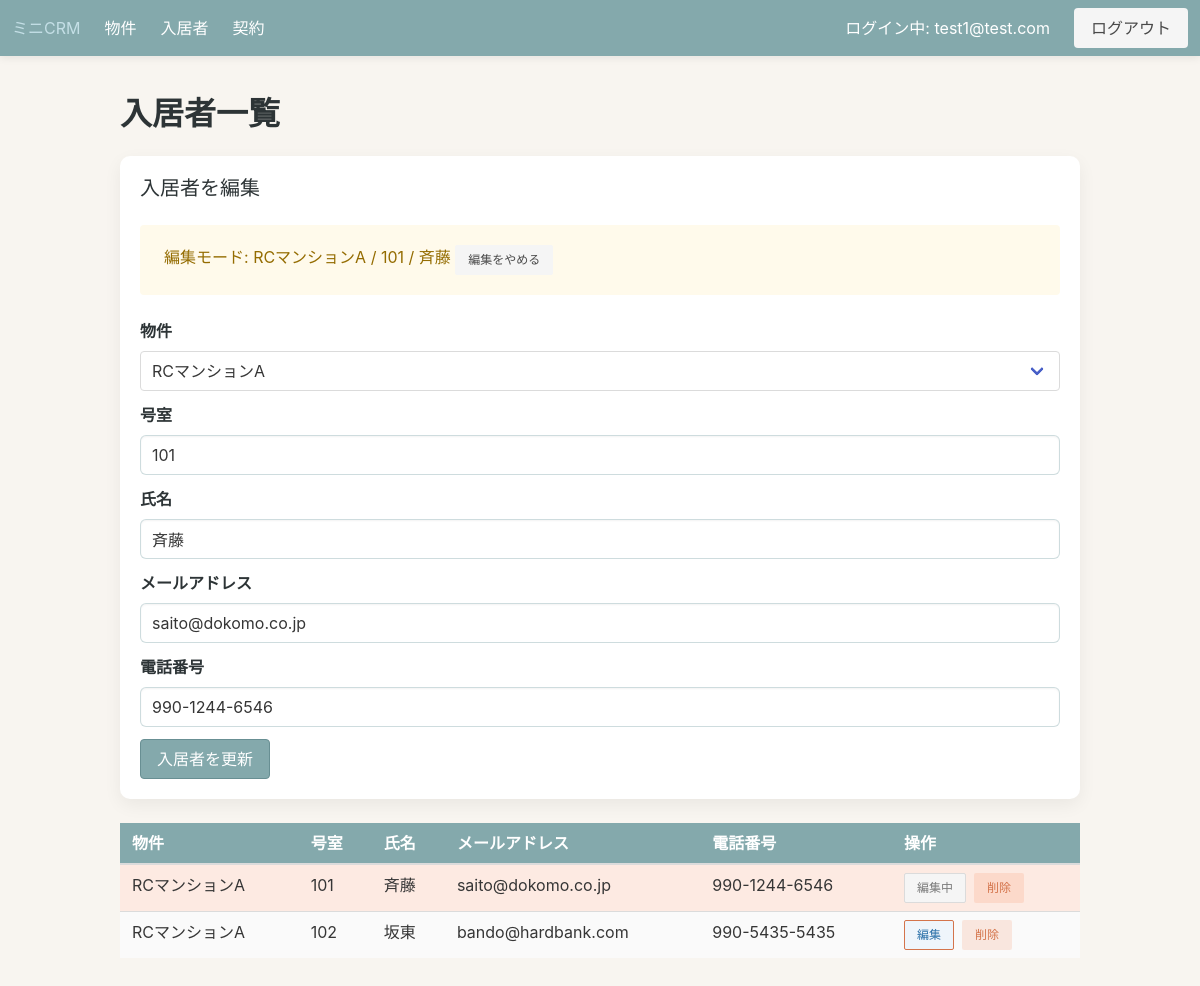
Screenshot of /tenants?property_id=3&tenant_id=5 (signed in) with the database file from the repository.
### app/models.py (models this page shows, shortened)
class TimestampMixin:
    created_at = db.Column(db.DateTime, server_default=db.func.now())
    updated_at = db.Column(
        db.DateTime,
        server_default=db.func.now(),
        onupdate=db.func.now(),
    )

class User(UserMixin, TimestampMixin, db.Model):
    id = db.Column(db.Integer, primary_key=True)
    email = db.Column(db.String(255), unique=True, nullable=False, index=True)
    password_hash = db.Column(db.String(255), nullable=False)
    role = db.Column(db.String(50), default="member", nullable=False)

class Property(TimestampMixin, db.Model):
    id = db.Column(db.Integer, primary_key=True)
    name = db.Column(db.String(120), nullable=False)
    address = db.Column(db.String(255), nullable=False)
    note = db.Column(db.Text, nullable=True)
    leases = db.relationship("Lease", back_populates="property", cascade="all, delete-orphan")
    tenants = db.relationship("Tenant", back_populates="property", cascade="all, delete-orphan")

class Tenant(TimestampMixin, db.Model):
    id = db.Column(db.Integer, primary_key=True)
    name = db.Column(db.String(120), nullable=False)
    email = db.Column(db.String(255), nullable=False)
    phone = db.Column(db.String(50), nullable=True)
    property_id = db.Column(db.Integer, db.ForeignKey("property.id"), nullable=True)
    unit_number = db.Column(db.String(50), nullable=True)
    leases = db.relationship("Lease", back_populates="tenant", cascade="all, delete-orphan")
    property = db.relationship("Property", back_populates="tenants")

### app/blueprints/core/routes.py (the view, shortened to what this page needs)
@core_bp.route("/tenants", methods=["GET", "POST"])
@login_required
def tenants():
    form = TenantForm()
    properties = Property.query.order_by(Property.name).all()
    property_choices = [(prop.id, prop.name) for prop in properties]
    form.property_id.choices = property_choices
    if not properties:
        flash("先に物件を登録してください。", "warning")
    property_ids = [choice[0] for choice in property_choices]
    selected_property_id = form.property_id.data if form.property_id.data in property_ids else None
    if selected_property_id is None:
        selected_property_id = request.args.get("property_id", type=int)
        if property_ids:
            if selected_property_id not in property_ids:
                selected_property_id = property_ids[0]
        else:
            selected_property_id = None
    edit_tenant_id = request.args.get("tenant_id", type=int)
    if edit_tenant_id is None:
        tenant_id_raw = (form.tenant_id.data or "").strip()
        if tenant_id_raw.isdigit():
            edit_tenant_id = int(tenant_id_raw)
    editing_tenant = None
    if edit_tenant_id:
        editing_tenant = Tenant.query.get(edit_tenant_id)
        if editing_tenant:
            selected_property_id = editing_tenant.property_id
            form.tenant_id.data = str(edit_tenant_id)
            if request.method == "GET":
                form.property_id.data = editing_tenant.property_id
                form.unit_number.data = editing_tenant.unit_number or ""
                form.name.data = editing_tenant.name
                form.email.data = editing_tenant.email or ""
                form.phone.data = editing_tenant.phone or ""
        else:
            form.tenant_id.data = ""
    form.submit.label.text = "入居者を更新" if editing_tenant else "入居者を保存"
    if request.method == "GET" and selected_property_id is not None:
        form.property_id.data = selected_property_id
    tenants_query = (
        Tenant.query.options(joinedload(Tenant.property))
        .outerjoin(Property)
        .order_by(Property.name.asc(), Tenant.unit_number.asc(), Tenant.name.asc())
    )
    if selected_property_id is not None:
        tenants_query = tenants_query.filter(Tenant.property_id == selected_property_id)
    tenants_list = tenants_query.all()
    delete_forms = {}
    for tenant in tenants_list:
        delete_instance = DeleteTenantForm()
        delete_instance.tenant_id.data = tenant.id
        delete_forms[tenant.id] = delete_instance
    return render_template(
        "core/tenants_list.html",
        tenants=tenants_list,
        form=form,
        selected_property_id=selected_property_id,
        delete_forms=delete_forms,
        editing_tenant=editing_tenant,
    )

### app/blueprints/core/forms.py (shortened to what this page needs)
class TenantForm(FlaskForm):
    tenant_id = HiddenField(validators=[Optional()])
    property_id = SelectField("物件", coerce=int, validators=[DataRequired()])
    unit_number = StringField("号室", validators=[DataRequired()])
    name = StringField("氏名", validators=[DataRequired()])
    email = StringField("メールアドレス", validators=[Optional(), Email()])
    phone = StringField("電話番号", validators=[Optional()])
    submit = SubmitField("入居者を保存")

class DeleteTenantForm(FlaskForm):
    tenant_id = HiddenField(validators=[DataRequired()])
    next_url = HiddenField(validators=[Optional()])
    submit = SubmitField("削除")

### app/templates/core/tenants_list.html (shortened to what this page needs)
{% extends "base.html" %}
{% block content %}
  <h1 class="title">入居者一覧</h1>
  {% include "core/tenant_form.html" %}
  <table class="table is-fullwidth is-striped">
    <thead>
      <tr>
        <th>物件</th>
        <th>号室</th>
        <th>氏名</th>
        <th>メールアドレス</th>
        <th>電話番号</th>
        <th>操作</th>
      </tr>
    </thead>
    <tbody>
      {% for tenant in tenants %}
        <tr {% if editing_tenant and tenant.id == editing_tenant.id %}class="has-background-warning-light"{% endif %}>
          <td>{{ tenant.property.name if tenant.property else "-" }}</td>
          <td>{{ tenant.unit_number or "-" }}</td>
          <td>{{ tenant.name }}</td>
          <td>{{ tenant.email }}</td>
          <td>{{ tenant.phone or "-" }}</td>
          <td>
            <div class="buttons are-small">
              {% if editing_tenant and tenant.id == editing_tenant.id %}
                <span class="button is-static is-light">編集中</span>
              {% else %}
                <a
                  class="button is-info is-light"
                  href="{{ url_for('core.tenants', property_id=selected_property_id or tenant.property_id, tenant_id=tenant.id) }}"
                >編集</a>
              {% endif %}
              <form
                method="post"
                action="{{ url_for('core.delete_tenant', tenant_id=tenant.id) }}"
              >
                {{ delete_forms[tenant.id].submit(class="button is-danger is-light") }}
              </form>
            </div>
          </td>
        </tr>
      {% else %}
        <tr>
          <td colspan="6">入居者がまだ登録されていません。</td>
        </tr>
      {% endfor %}
    </tbody>
  </table>
{% endblock %}

### app/templates/base.html (shortened to what this page needs)
<!doctype html>
<html lang="en">
  <head>
    <link
      rel="stylesheet"
      href="https://cdn.jsdelivr.net/npm/bulma@0.9.4/css/bulma.min.css"
    >
    <link rel="stylesheet" href="{{ url_for('static', filename='css/theme.css') }}">
  </head>
  <body>
    <nav class="navbar" role="navigation" aria-label="main navigation">
      <div class="navbar-brand">
        <a class="navbar-item" href="{{ url_for('core.index') }}">ミニCRM</a>
      </div>
      <div class="navbar-menu">
        <div class="navbar-start">
          <a class="navbar-item" href="{{ url_for('core.properties') }}">物件</a>
          <a class="navbar-item" href="{{ url_for('core.tenants') }}">入居者</a>
          <a class="navbar-item" href="{{ url_for('core.leases') }}">契約</a>
        </div>
        <div class="navbar-end">
          {% if current_user.is_authenticated %}
            <div class="navbar-item">ログイン中: {{ current_user.email }}</div>
            <div class="navbar-item">
              <a class="button is-light" href="{{ url_for('auth.logout') }}">ログアウト</a>
            </div>
          {% endif %}
        </div>
      </div>
    </nav>
    <section class="section">
      <div class="container">
        {% block content %}{% endblock %}
      </div>
    </section>
  </body>
</html>

### app/templates/core/tenant_form.html (shortened to what this page needs)
<div class="box">
  <h2 class="subtitle">{{ '入居者を編集' if editing_tenant else '入居者を追加' }}</h2>
  {% if editing_tenant %}
    <div class="notification is-warning is-light">
      編集モード: {{ editing_tenant.property.name if editing_tenant.property else '-' }} / {{ editing_tenant.unit_number or '-' }} / {{ editing_tenant.name }}
      <a class="button is-small is-light" href="{{ url_for('core.tenants', property_id=selected_property_id) }}">編集をやめる</a>
    </div>
  {% endif %}
  <form method="post">
    <div class="field">
      <label class="label">{{ form.property_id.label }}</label>
      <div class="control">
        <div class="select is-fullwidth">
          {{ form.property_id() }}
        </div>
      </div>
    </div>
    <div class="field">
      <label class="label">{{ form.unit_number.label }}</label>
      <div class="control">
        {{ form.unit_number(class="input") }}
      </div>
    </div>
    <div class="field">
      <label class="label">{{ form.name.label }}</label>
      <div class="control">
        {{ form.name(class="input") }}
      </div>
    </div>
    <div class="field">
      <label class="label">{{ form.email.label }}</label>
      <div class="control">
        {{ form.email(class="input") }}
      </div>
    </div>
    <div class="field">
      <label class="label">{{ form.phone.label }}</label>
      <div class="control">
        {{ form.phone(class="input") }}
      </div>
    </div>
    <div class="field">
      <div class="control">
        {{ form.submit(class="button is-primary") }}
      </div>
    </div>
  </form>
</div>

### app/static/css/theme.css (style rules this page uses)
:root { --crm-background: #f8f5f0; --crm-surface: #ffffff; --crm-text: #2d3436; --crm-muted: #6c7a89; --crm-primary: #84a9ac; --crm-primary-dark: #688f93; --crm-accent: #f08a5d; --crm-accent-dark: #d4744b; --crm-highlight: #c4dfe6; }
html, body { background-color: var(--crm-background); color: var(--crm-text); }
.navbar { background-color: var(--crm-primary); box-shadow: 0 2px 8px rgba(0, 0, 0, 0.08); }
.navbar .navbar-item, .navbar .navbar-link { color: var(--crm-surface); }
.notification { background-color: var(--crm-highlight); color: var(--crm-text); }
.box { background-color: var(--crm-surface); border-radius: 10px; box-shadow: 0 6px 18px rgba(0, 0, 0, 0.06); }
.table thead th { background-color: var(--crm-primary); color: var(--crm-surface); }
.table tbody tr:nth-child(even) { background-color: rgba(196, 223, 230, 0.35); }
.button.is-primary { background-color: var(--crm-primary); border-color: var(--crm-primary-dark); color: var(--crm-surface); }
.button.is-info { background-color: var(--crm-accent); border-color: var(--crm-accent-dark); color: var(--crm-surface); }
.button.is-danger.is-light { background-color: rgba(240, 138, 93, 0.18); color: var(--crm-accent-dark); }
.section { padding-top: 2.5rem; }
.title, .subtitle, label.label { color: var(--crm-text); }
input.input, textarea.textarea, select.select select { border-radius: 6px; border-color: rgba(132, 169, 172, 0.4); background: rgba(255, 255, 255, 0.96); }
.has-background-warning-light { background-color: rgba(240, 138, 93, 0.18) !important; }

### rows the page displays
User: email "test1@test.com"
Property: property "RCマンションA"
Tenant: unit_number "101", name "斉藤", property_id "RCマンションA", email "saito@dokomo.co.jp", phone "990-1244-6546", property "RCマンションA", shows "編集中"
Tenant: property "RCマンションA", unit_number "102", name "坂東", email "bando@hardbank.com", phone "990-5435-5435"

### other values shown
{{ '入居者を編集' if editing_tenant else '入居者を追加' }} "入居者を編集"
